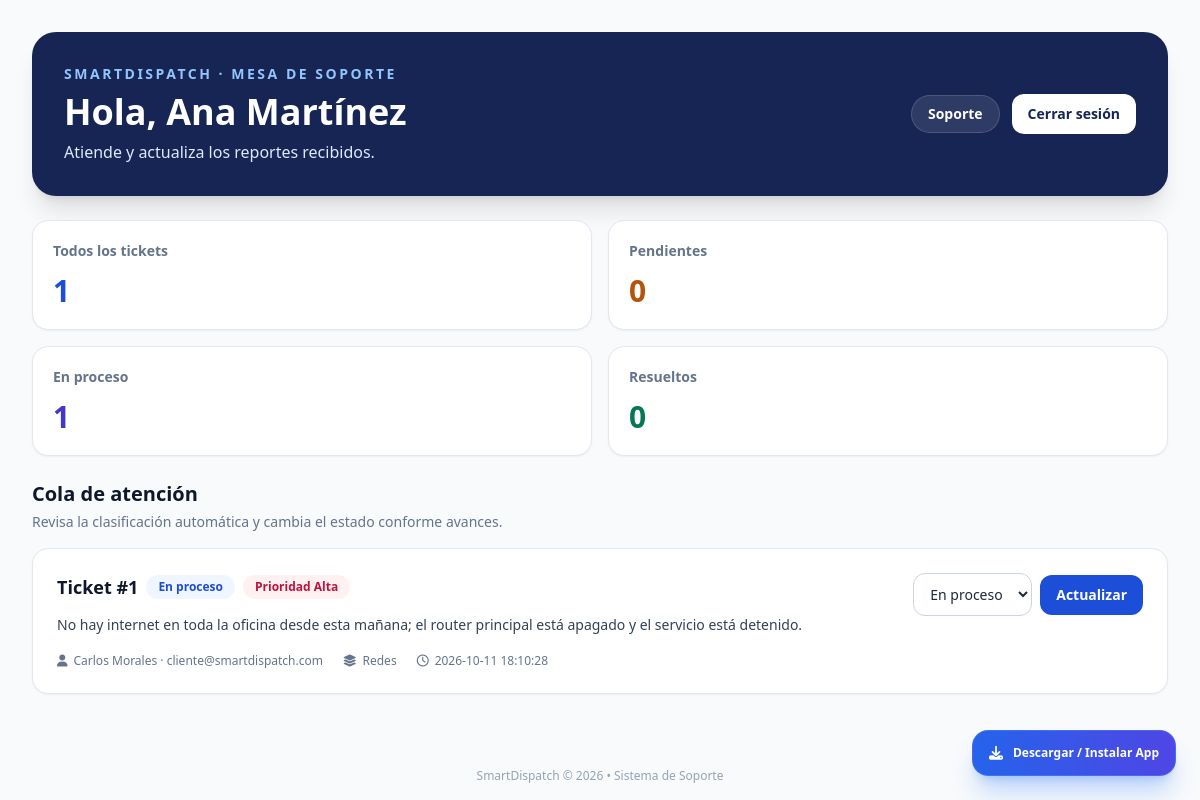
/home (signed in), run on the app's committed database.
### tables this page shows
CREATE TABLE tickets (
    id INTEGER PRIMARY KEY AUTOINCREMENT,
    usuario_id INTEGER NOT NULL,
    descripcion TEXT NOT NULL,
    categoria VARCHAR(100),
    prioridad VARCHAR(20) DEFAULT 'Media',
    tecnico_asignado_id INTEGER,
    estado VARCHAR(30) DEFAULT 'Pendiente',
    creado_en TIMESTAMP DEFAULT CURRENT_TIMESTAMP,

    FOREIGN KEY (usuario_id)
        REFERENCES usuarios(id)
        ON DELETE CASCADE,

    FOREIGN KEY (tecnico_asignado_id)
        REFERENCES usuarios(id)
        ON DELETE SET NULL
);

CREATE TABLE usuarios (
    id INTEGER PRIMARY KEY AUTOINCREMENT,
    rol_id INTEGER NOT NULL,
    nombre VARCHAR(100) NOT NULL,
    email VARCHAR(120) NOT NULL UNIQUE,
    password_hash VARCHAR(255) NOT NULL,
    telefono VARCHAR(20),
    empresa VARCHAR(100),
    estado VARCHAR(20) DEFAULT 'activo', -- 'activo', 'bloqueado'
    creado_en TIMESTAMP DEFAULT CURRENT_TIMESTAMP,
    FOREIGN KEY (rol_id) REFERENCES roles (id) ON DELETE RESTRICT
);

### app.py (the view, shortened to what this page needs)
@app.route("/home")
@login_required
def home():
    rol = session.get("rol")
    conn = database.get_db()
    cursor = conn.cursor()
    cursor.execute("""
        SELECT t.id, t.descripcion, t.categoria, t.prioridad, t.estado,
               t.creado_en, u.nombre AS usuario_nombre, u.email AS usuario_email,
               tecnico.nombre AS tecnico_nombre
        FROM tickets t
        JOIN usuarios u ON t.usuario_id = u.id
        LEFT JOIN usuarios tecnico ON t.tecnico_asignado_id = tecnico.id
        WHERE (? != 'cliente' OR t.usuario_id = ?)
        ORDER BY CASE t.prioridad WHEN 'Alta' THEN 0 WHEN 'Media' THEN 1 ELSE 2 END,
                 t.creado_en DESC
    """, (rol, session["user_id"]))
    tickets_lista = cursor.fetchall()
    if rol == "soporte":
        cursor.execute("""
            SELECT COUNT(*) AS total,
                   SUM(CASE WHEN estado = 'Pendiente' THEN 1 ELSE 0 END) AS pendientes,
                   SUM(CASE WHEN estado = 'En proceso' THEN 1 ELSE 0 END) AS en_proceso,
                   SUM(CASE WHEN estado = 'Resuelto' THEN 1 ELSE 0 END) AS resueltos
            FROM tickets
        """)
        stats = cursor.fetchone()
        conn.close()
        return render_template("support_dashboard.html", tickets=tickets_lista, stats=stats)

### app.py (called while the page is built)
def login_required(f):
    @wraps(f)
    def decorated_function(*args, **kwargs):
        if "user_id" not in session:
            flash("Por favor inicia sesión para continuar.", "warning")
            return redirect(url_for("login"))
        return f(*args, **kwargs)
    return decorated_function

### database.py (called while the page is built)
def get_db():
    conn = sqlite3.connect(DB_PATH)
    conn.row_factory = sqlite3.Row
    conn.execute("PRAGMA foreign_keys = ON")
    return conn

### templates/support_dashboard.html (shortened to what this page needs)
{% extends "base.html" %}
{% block content %}
<div class="w-full max-w-7xl space-y-6">
    <header class="flex flex-col gap-4 rounded-3xl bg-blue-950 p-6 text-white shadow-xl sm:flex-row sm:items-center sm:justify-between sm:p-8">
        <div><p class="text-sm font-semibold uppercase tracking-[0.18em] text-blue-300">SmartDispatch · Mesa de soporte</p><h1 class="mt-2 text-3xl font-bold sm:text-4xl">Hola, {{ session.get('nombre') }}</h1><p class="mt-2 text-blue-100">Atiende y actualiza los reportes recibidos.</p></div>
        <div class="flex items-center gap-3"><span class="rounded-full border border-white/15 bg-white/10 px-4 py-2 text-sm font-semibold">Soporte</span><a href="{{ url_for('logout') }}" class="rounded-xl bg-white px-4 py-2.5 text-sm font-bold text-blue-950 hover:bg-blue-100">Cerrar sesión</a></div>
    </header>
    <section class="grid gap-4 sm:grid-cols-2 xl:grid-cols-4">
        {% set cards = [('Todos los tickets', stats['total'] or 0, 'blue'), ('Pendientes', stats['pendientes'] or 0, 'amber'), ('En proceso', stats['en_proceso'] or 0, 'indigo'), ('Resueltos', stats['resueltos'] or 0, 'emerald')] %}
        {% for label, value, color in cards %}<article class="rounded-2xl border border-slate-200 bg-white p-5 shadow-sm"><p class="text-sm font-semibold text-slate-500">{{ label }}</p><p class="mt-3 text-3xl font-bold text-{{ color }}-700">{{ value }}</p></article>{% endfor %}
    </section>
    <section class="space-y-4">
        <div><h2 class="text-xl font-bold text-slate-900">Cola de atención</h2><p class="mt-1 text-sm text-slate-500">Revisa la clasificación automática y cambia el estado conforme avances.</p></div>
        {% if tickets %}{% for ticket in tickets %}
        <article class="rounded-2xl border border-slate-200 bg-white p-5 shadow-sm sm:p-6">
            <div class="flex flex-col gap-4 lg:flex-row lg:items-start lg:justify-between">
                <div class="min-w-0 flex-1"><div class="flex flex-wrap items-center gap-2"><h3 class="text-lg font-bold text-slate-900">Ticket #{{ ticket['id'] }}</h3><span class="rounded-full px-3 py-1 text-xs font-bold {% if ticket['estado'] == 'Resuelto' %}bg-emerald-50 text-emerald-700{% elif ticket['estado'] == 'En proceso' %}bg-blue-50 text-blue-700{% else %}bg-amber-50 text-amber-800{% endif %}">{{ ticket['estado'] }}</span><span class="rounded-full px-3 py-1 text-xs font-bold {% if ticket['prioridad'] == 'Alta' %}bg-rose-50 text-rose-700{% elif ticket['prioridad'] == 'Baja' %}bg-emerald-50 text-emerald-700{% else %}bg-amber-50 text-amber-700{% endif %}">Prioridad {{ ticket['prioridad'] }}</span></div><p class="mt-3 whitespace-pre-line text-sm leading-6 text-slate-700">{{ ticket['descripcion'] }}</p><div class="mt-4 flex flex-wrap gap-x-5 gap-y-2 text-xs text-slate-500"><span><i class="fa-solid fa-user mr-1.5"></i>{{ ticket['usuario_nombre'] }} · {{ ticket['usuario_email'] }}</span><span><i class="fa-solid fa-layer-group mr-1.5"></i>{{ ticket['categoria'] or 'Sin categoría' }}</span><span><i class="fa-regular fa-clock mr-1.5"></i>{{ ticket['creado_en'] }}</span></div></div>
                <form class="flex shrink-0 items-center gap-2" method="post" action="{{ url_for('actualizar_estado_ticket', ticket_id=ticket['id']) }}"><select id="estado-{{ ticket['id'] }}" name="estado" class="rounded-xl border border-slate-300 bg-white px-3 py-2.5 text-sm"><option {% if ticket['estado'] == 'En proceso' %}selected{% endif %}>En proceso</option></select><button class="rounded-xl bg-blue-700 px-4 py-2.5 text-sm font-bold text-white hover:bg-blue-800">Actualizar</button></form>
            </div>
        </article>
        {% endfor %}{% endif %}
    </section>
</div>
{% endblock %}

### data on the page
tickets: estado "En proceso", value "1", id "1", prioridad "Alta", descripcion "No hay internet en toda la oficina desde esta mañana; el router principal está apagado y el servicio está detenido.", usuario_nombre "Carlos Morales", usuario_email "cliente@smartdispatch.com", categoria "Redes", creado_en "2026-10-11 18:10:28"

### other printed values
{{ session.get('nombre') }} "Ana Martínez"
{{ label }} "Todos los tickets" "Pendientes" "Resueltos"
{{ value }} "1" "0" "0"
